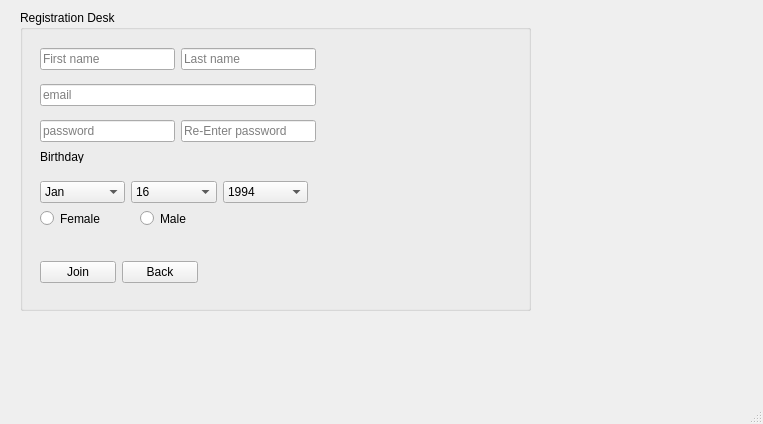
<?xml version="1.0" encoding="UTF-8"?>
<ui version="4.0">
 <class>Registerwin</class>
 <widget class="QMainWindow" name="Registerwin">
  <property name="geometry">
   <rect>
    <x>0</x>
    <y>0</y>
    <width>763</width>
    <height>424</height>
   </rect>
  </property>
  <property name="windowTitle">
   <string>MainWindow</string>
  </property>
  <widget class="QWidget" name="centralwidget">
   <widget class="QGroupBox" name="groupBox">
    <property name="geometry">
     <rect>
      <x>20</x>
      <y>10</y>
      <width>511</width>
      <height>301</height>
     </rect>
    </property>
    <property name="title">
     <string>Registration Desk</string>
    </property>
    <widget class="QLabel" name="label">
     <property name="geometry">
      <rect>
       <x>20</x>
       <y>140</y>
       <width>47</width>
       <height>13</height>
      </rect>
     </property>
     <property name="text">
      <string>Birthday</string>
     </property>
    </widget>
    <widget class="QRadioButton" name="radioButton">
     <property name="geometry">
      <rect>
       <x>20</x>
       <y>200</y>
       <width>82</width>
       <height>17</height>
      </rect>
     </property>
     <property name="text">
      <string>Female</string>
     </property>
    </widget>
    <widget class="QRadioButton" name="radioButton_2">
     <property name="geometry">
      <rect>
       <x>120</x>
       <y>200</y>
       <width>82</width>
       <height>17</height>
      </rect>
     </property>
     <property name="text">
      <string>Male</string>
     </property>
    </widget>
    <widget class="QWidget" name="layoutWidget">
     <property name="geometry">
      <rect>
       <x>20</x>
       <y>50</y>
       <width>278</width>
       <height>112</height>
      </rect>
     </property>
     <layout class="QVBoxLayout" name="verticalLayout_2"/>
    </widget>
    <widget class="QWidget" name="layoutWidget">
     <property name="geometry">
      <rect>
       <x>20</x>
       <y>170</y>
       <width>268</width>
       <height>24</height>
      </rect>
     </property>
     <layout class="QHBoxLayout" name="horizontalLayout_2">
      <item>
       <widget class="QComboBox" name="comboBox">
        <item>
         <property name="text">
          <string>Jan</string>
         </property>
        </item>
        <item>
         <property name="text">
          <string>Feb</string>
         </property>
        </item>
        <item>
         <property name="text">
          <string>Mar</string>
         </property>
        </item>
       </widget>
      </item>
      <item>
       <widget class="QComboBox" name="comboBox_2">
        <item>
         <property name="text">
          <string>16</string>
         </property>
        </item>
        <item>
         <property name="text">
          <string>17</string>
         </property>
        </item>
        <item>
         <property name="text">
          <string>18</string>
         </property>
        </item>
       </widget>
      </item>
      <item>
       <widget class="QComboBox" name="comboBox_3">
        <item>
         <property name="text">
          <string>1994</string>
         </property>
        </item>
        <item>
         <property name="text">
          <string>1995</string>
         </property>
        </item>
        <item>
         <property name="text">
          <string>1996</string>
         </property>
        </item>
       </widget>
      </item>
     </layout>
    </widget>
    <widget class="QWidget" name="layoutWidget">
     <property name="geometry">
      <rect>
       <x>20</x>
       <y>250</y>
       <width>158</width>
       <height>25</height>
      </rect>
     </property>
     <layout class="QHBoxLayout" name="horizontalLayout_3">
      <item>
       <widget class="QPushButton" name="pushButton">
        <property name="text">
         <string>Join</string>
        </property>
       </widget>
      </item>
      <item>
       <widget class="QPushButton" name="pushButton_2">
        <property name="text">
         <string>Back</string>
        </property>
       </widget>
      </item>
     </layout>
    </widget>
    <widget class="QWidget" name="">
     <property name="geometry">
      <rect>
       <x>20</x>
       <y>30</y>
       <width>276</width>
       <height>110</height>
      </rect>
     </property>
     <layout class="QVBoxLayout" name="verticalLayout">
      <item>
       <layout class="QHBoxLayout" name="horizontalLayout">
        <item>
         <widget class="QLineEdit" name="FirstName">
          <property name="placeholderText">
           <string>First name</string>
          </property>
         </widget>
        </item>
        <item>
         <widget class="QLineEdit" name="lastname">
          <property name="placeholderText">
           <string>Last name</string>
          </property>
         </widget>
        </item>
       </layout>
      </item>
      <item>
       <widget class="QLineEdit" name="Email">
        <property name="placeholderText">
         <string>email</string>
        </property>
       </widget>
      </item>
      <item>
       <layout class="QHBoxLayout" name="horizontalLayout_4">
        <item>
         <widget class="QLineEdit" name="password">
          <property name="echoMode">
           <enum>QLineEdit::Password</enum>
          </property>
          <property name="placeholderText">
           <string>password</string>
          </property>
         </widget>
        </item>
        <item>
         <widget class="QLineEdit" name="repassword">
          <property name="echoMode">
           <enum>QLineEdit::Password</enum>
          </property>
          <property name="placeholderText">
           <string>Re-Enter password</string>
          </property>
         </widget>
        </item>
       </layout>
      </item>
     </layout>
    </widget>
   </widget>
  </widget>
  <widget class="QMenuBar" name="menubar">
   <property name="geometry">
    <rect>
     <x>0</x>
     <y>0</y>
     <width>763</width>
     <height>21</height>
    </rect>
   </property>
  </widget>
  <widget class="QStatusBar" name="statusbar"/>
 </widget>
 <resources/>
 <connections/>
</ui>
